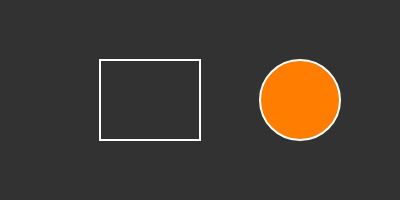
Frame 1 (no input)
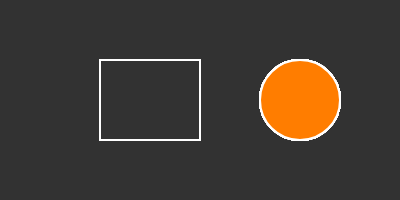
Frame 60 (no input)
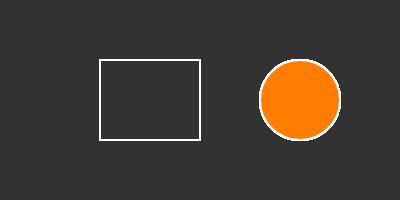
Frame 120 (the mouse pressed at the canvas centre since frame 60)

The p5.js sketch that drew these frames (run headless with seeded random() and noise() and a simulated clock; from frame 60 on, the mouse is pressed at the canvas centre):

// p5.js sketch
// ── sketch.js
function setup() {
	createCanvas(400, 200);
	background(50);
}

function draw() {	
    stroke(255);
    strokeWeight(2);
	noFill();
    rect(100, 60, 100, 80);    
    fill(255, 125, 0);
	ellipse(300, 100, 80, 80);
}
